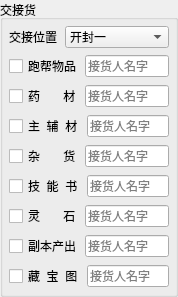
                  <widget class="QGroupBox" name="groupBox_27">
                   <property name="geometry">
                    <rect>
                     <x>450</x>
                     <y>4</y>
                     <width>178</width>
                     <height>281</height>
                    </rect>
                   </property>
                   <property name="toolTip">
                    <string>输入框填接货人，不填的话，该类物品会走清包的流程</string>
                   </property>
                   <property name="title">
                    <string>交接货</string>
                   </property>
                   <layout class="QVBoxLayout" name="verticalLayout_22">
                    <property name="leftMargin">
                     <number>6</number>
                    </property>
                    <property name="topMargin">
                     <number>6</number>
                    </property>
                    <property name="rightMargin">
                     <number>6</number>
                    </property>
                    <property name="bottomMargin">
                     <number>6</number>
                    </property>
                    <item>
                     <layout class="QHBoxLayout" name="horizontalLayout_41">
                      <item>
                       <widget class="QLabel" name="label_61">
                        <property name="maximumSize">
                         <size>
                          <width>50</width>
                          <height>16777215</height>
                         </size>
                        </property>
                        <property name="text">
                         <string>交接位置</string>
                        </property>
                       </widget>
                      </item>
                      <item>
                       <widget class="QComboBox" name="cmb_deliver_pos">
                        <item>
                         <property name="text">
                          <string>开封一</string>
                         </property>
                        </item>
                        <item>
                         <property name="text">
                          <string>开封二</string>
                         </property>
                        </item>
                        <item>
                         <property name="text">
                          <string>开封三</string>
                         </property>
                        </item>
                        <item>
                         <property name="text">
                          <string>开封四</string>
                         </property>
                        </item>
                       </widget>
                      </item>
                     </layout>
                    </item>
                    <item>
                     <layout class="QHBoxLayout" name="horizontalLayout_42">
                      <property name="spacing">
                       <number>3</number>
                      </property>
                      <item>
                       <widget class="QCheckBox" name="chk_deliver_banghui">
                        <property name="text">
                         <string>跑帮物品</string>
                        </property>
                       </widget>
                      </item>
                      <item>
                       <widget class="QLineEdit" name="edt_deliver_banghui">
                        <property name="placeholderText">
                         <string>接货人名字</string>
                        </property>
                       </widget>
                      </item>
                     </layout>
                    </item>
                    <item>
                     <layout class="QHBoxLayout" name="horizontalLayout_43">
                      <property name="spacing">
                       <number>3</number>
                      </property>
                      <item>
                       <widget class="QCheckBox" name="chk_deliver_yao_cai">
                        <property name="text">
                         <string>药       材</string>
                        </property>
                       </widget>
                      </item>
                      <item>
                       <widget class="QLineEdit" name="edt_deliver_yao_cai">
                        <property name="placeholderText">
                         <string>接货人名字</string>
                        </property>
                       </widget>
                      </item>
                     </layout>
                    </item>
                    <item>
                     <layout class="QHBoxLayout" name="horizontalLayout_44">
                      <property name="spacing">
                       <number>3</number>
                      </property>
                      <item>
                       <widget class="QCheckBox" name="chk_deliver_zhu_fu_cai">
                        <property name="text">
                         <string>主  辅  材</string>
                        </property>
                       </widget>
                      </item>
                      <item>
                       <widget class="QLineEdit" name="edt_deliver_zhu_fu_cai">
                        <property name="placeholderText">
                         <string>接货人名字</string>
                        </property>
                       </widget>
                      </item>
                     </layout>
                    </item>
                    <item>
                     <layout class="QHBoxLayout" name="horizontalLayout_49">
                      <property name="spacing">
                       <number>3</number>
                      </property>
                      <item>
                       <widget class="QCheckBox" name="chk_deliver_za_huo">
                        <property name="text">
                         <string>杂       货</string>
                        </property>
                       </widget>
                      </item>
                      <item>
                       <widget class="QLineEdit" name="edt_deliver_za_huo">
                        <property name="placeholderText">
                         <string>接货人名字</string>
                        </property>
                       </widget>
                      </item>
                     </layout>
                    </item>
                    <item>
                     <layout class="QHBoxLayout" name="horizontalLayout_45">
                      <property name="spacing">
                       <number>3</number>
                      </property>
                      <item>
                       <widget class="QCheckBox" name="chk_deliver_bb_skill_book">
                        <property name="text">
                         <string>技  能  书</string>
                        </property>
                       </widget>
                      </item>
                      <item>
                       <widget class="QLineEdit" name="edt_deliver_bb_skill_book">
                        <property name="placeholderText">
                         <string>接货人名字</string>
                        </property>
                       </widget>
                      </item>
                     </layout>
                    </item>
                    <item>
                     <layout class="QHBoxLayout" name="horizontalLayout_47">
                      <property name="spacing">
                       <number>3</number>
                      </property>
                      <item>
                       <widget class="QCheckBox" name="chk_deliver_ling_shi">
                        <property name="text">
                         <string>灵       石</string>
                        </property>
                       </widget>
                      </item>
                      <item>
                       <widget class="QLineEdit" name="edt_deliver_ling_shi">
                        <property name="placeholderText">
                         <string>接货人名字</string>
                        </property>
                       </widget>
                      </item>
                     </layout>
                    </item>
                    <item>
                     <layout class="QHBoxLayout" name="horizontalLayout_48">
                      <property name="spacing">
                       <number>3</number>
                      </property>
                      <item>
                       <widget class="QCheckBox" name="chk_deliver_fu_ben">
                        <property name="text">
                         <string>副本产出</string>
                        </property>
                       </widget>
                      </item>
                      <item>
                       <widget class="QLineEdit" name="edt_deliver_fu_ben">
                        <property name="placeholderText">
                         <string>接货人名字</string>
                        </property>
                       </widget>
                      </item>
                     </layout>
                    </item>
                    <item>
                     <layout class="QHBoxLayout" name="horizontalLayout_51">
                      <property name="spacing">
                       <number>3</number>
                      </property>
                      <item>
                       <widget class="QCheckBox" name="chk_deliver_cangbaotu">
                        <property name="text">
                         <string>藏  宝  图</string>
                        </property>
                       </widget>
                      </item>
                      <item>
                       <widget class="QLineEdit" name="edt_deliver_cangbaotu">
                        <property name="placeholderText">
                         <string>接货人名字</string>
                        </property>
                       </widget>
                      </item>
                     </layout>
                    </item>
                   </layout>
                  </widget>
